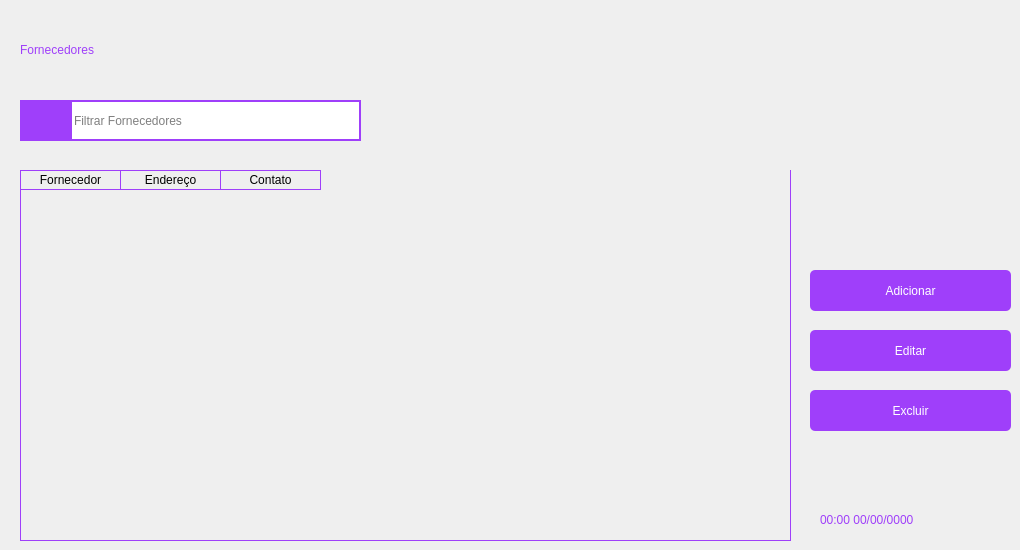
      <widget class="QWidget" name="pg_fornecedores">
       <widget class="QLabel" name="lbl_titulo_forncedores">
        <property name="geometry">
         <rect>
          <x>20</x>
          <y>30</y>
          <width>371</width>
          <height>41</height>
         </rect>
        </property>
        <property name="styleSheet">
         <string notr="true">color: #9f3ffa;
font: 20pt &quot;Montserrat&quot;;</string>
        </property>
        <property name="text">
         <string>Fornecedores</string>
        </property>
        <property name="textInteractionFlags">
         <set>Qt::LinksAccessibleByMouse|Qt::TextSelectableByMouse</set>
        </property>
       </widget>
       <widget class="QPushButton" name="btn_editar_fornecedores">
        <property name="geometry">
         <rect>
          <x>810</x>
          <y>330</y>
          <width>201</width>
          <height>41</height>
         </rect>
        </property>
        <property name="styleSheet">
         <string notr="true">QPushButton {
border: 2px;
background-color: rgb(159, 63, 250);
color: white;
border-radius: 5px;
font: 10pt &quot;Montserrat&quot;;
outline: 0;
}

QPushButton:hover {
	background-color: rgb(197, 62, 255);
}
</string>
        </property>
        <property name="text">
         <string>Editar</string>
        </property>
       </widget>
       <widget class="QPushButton" name="btn_excluir_fornecedores">
        <property name="geometry">
         <rect>
          <x>810</x>
          <y>390</y>
          <width>201</width>
          <height>41</height>
         </rect>
        </property>
        <property name="styleSheet">
         <string notr="true">QPushButton {
border: 2px;
background-color: rgb(159, 63, 250);
color: white;
border-radius: 5px;
font: 10pt &quot;Montserrat&quot;;
outline: 0;
}

QPushButton:hover {
	background-color:rgb(255, 17, 49);
}
</string>
        </property>
        <property name="text">
         <string>Excluir</string>
        </property>
       </widget>
       <widget class="QTableWidget" name="tabela_fornecedores">
        <property name="geometry">
         <rect>
          <x>20</x>
          <y>170</y>
          <width>771</width>
          <height>371</height>
         </rect>
        </property>
        <property name="styleSheet">
         <string notr="true">QTableWidget {
	gridline-color: #9f3ffa;;
	background-color: transparent;
	outline: 0;
	border: 1px solid #9f3ffa;
	border-top: 0px
	
}

QTableWidget::item:selected{
	background-color:#9f3ffa;;
}

QTableWidget::horizontalHeader {	
	background-color: #9f3ffa;
}

QHeaderView::section:horizontal
{
    border: 1px solid #9f3ffa;
	background-color: transparent;
	border-left: 0px;
	color: black;

}
</string>
        </property>
        <property name="frameShape">
         <enum>QFrame::Panel</enum>
        </property>
        <property name="frameShadow">
         <enum>QFrame::Sunken</enum>
        </property>
        <property name="editTriggers">
         <set>QAbstractItemView::SelectedClicked</set>
        </property>
        <property name="tabKeyNavigation">
         <bool>true</bool>
        </property>
        <property name="showDropIndicator" stdset="0">
         <bool>false</bool>
        </property>
        <property name="alternatingRowColors">
         <bool>false</bool>
        </property>
        <property name="selectionMode">
         <enum>QAbstractItemView::ExtendedSelection</enum>
        </property>
        <property name="gridStyle">
         <enum>Qt::SolidLine</enum>
        </property>
        <property name="sortingEnabled">
         <bool>true</bool>
        </property>
        <attribute name="verticalHeaderVisible">
         <bool>false</bool>
        </attribute>
        <attribute name="verticalHeaderShowSortIndicator" stdset="0">
         <bool>false</bool>
        </attribute>
        <attribute name="verticalHeaderStretchLastSection">
         <bool>false</bool>
        </attribute>
        <column>
         <property name="text">
          <string>Fornecedor</string>
         </property>
        </column>
        <column>
         <property name="text">
          <string>Endereço</string>
         </property>
        </column>
        <column>
         <property name="text">
          <string>Contato</string>
         </property>
        </column>
       </widget>
       <widget class="QPushButton" name="btn_adicionar_forncedores">
        <property name="geometry">
         <rect>
          <x>810</x>
          <y>270</y>
          <width>201</width>
          <height>41</height>
         </rect>
        </property>
        <property name="styleSheet">
         <string notr="true">QPushButton {
border: 2px;
background-color: rgb(159, 63, 250);
color: white;
border-radius: 5px;
font: 10pt &quot;Montserrat&quot;;
outline: 0;
}

QPushButton:hover {
	background-color: rgb(197, 62, 255);
}
</string>
        </property>
        <property name="text">
         <string>Adicionar</string>
        </property>
       </widget>
       <widget class="QPushButton" name="btn_filtrar_fornecedores">
        <property name="geometry">
         <rect>
          <x>20</x>
          <y>100</y>
          <width>51</width>
          <height>41</height>
         </rect>
        </property>
        <property name="styleSheet">
         <string notr="true">QPushButton {
border: 2px;
background-color: rgb(159, 63, 250);
color: white;

font: 10pt &quot;Montserrat&quot;;
outline: 0;
}

QPushButton:hover {
	background-color: rgb(197, 62, 255);
}
</string>
        </property>
        <property name="text">
         <string/>
        </property>
        <property name="icon">
         <iconset resource="../QRC/file_principal_rc.qrc">
          <normaloff>:/icones/lupa.png</normaloff>:/icones/lupa.png</iconset>
        </property>
        <property name="iconSize">
         <size>
          <width>25</width>
          <height>25</height>
         </size>
        </property>
       </widget>
       <widget class="QLineEdit" name="line_search_Bar_fornecedores">
        <property name="geometry">
         <rect>
          <x>70</x>
          <y>100</y>
          <width>291</width>
          <height>41</height>
         </rect>
        </property>
        <property name="styleSheet">
         <string notr="true">border: 2px solid #9f3ffa;
font: 10pt &quot;Montserrat&quot;;</string>
        </property>
        <property name="cursorPosition">
         <number>0</number>
        </property>
        <property name="placeholderText">
         <string>Filtrar Fornecedores</string>
        </property>
        <property name="clearButtonEnabled">
         <bool>true</bool>
        </property>
       </widget>
       <widget class="QLabel" name="lbl_hora_data_fornecedores">
        <property name="geometry">
         <rect>
          <x>820</x>
          <y>510</y>
          <width>181</width>
          <height>21</height>
         </rect>
        </property>
        <property name="styleSheet">
         <string notr="true">font: 13pt &quot;Montserrat&quot;;
color: #9f3ffa;
</string>
        </property>
        <property name="text">
         <string>00:00 00/00/0000</string>
        </property>
        <property name="textFormat">
         <enum>Qt::AutoText</enum>
        </property>
        <property name="wordWrap">
         <bool>false</bool>
        </property>
        <property name="textInteractionFlags">
         <set>Qt::LinksAccessibleByKeyboard|Qt::LinksAccessibleByMouse</set>
        </property>
       </widget>
      </widget>
